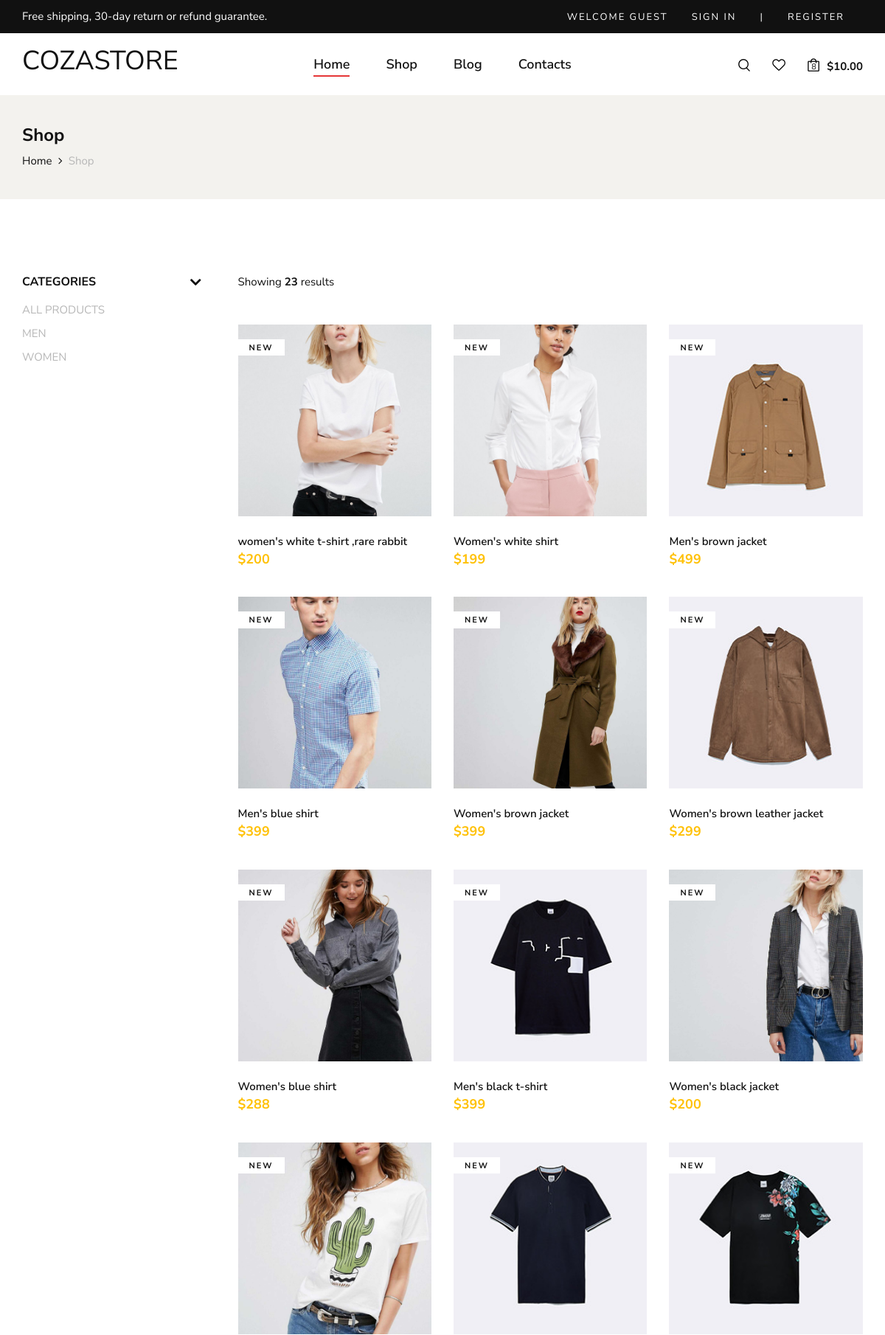
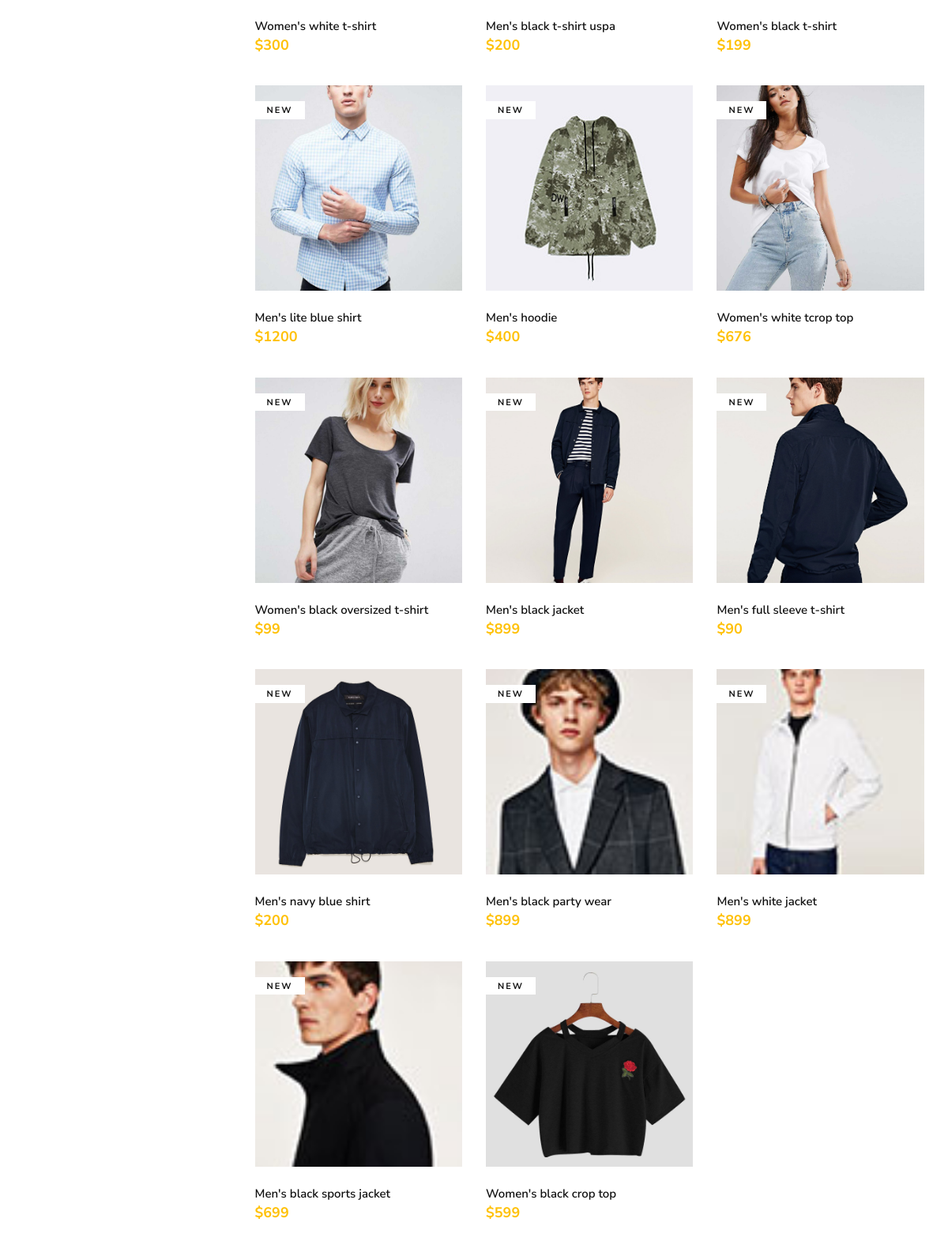
Page /shop (upper part) on the committed database (2 pictures, top to bottom).
### category/models.py (models this page shows, shortened)
class Category(models.Model):
    category_name=models.CharField(max_length=100,blank=True)
    slug=models.SlugField(max_length=100,blank=True)
    category_image=models.ImageField(upload_to='photos/category')
    class Meta:
        verbose_name='category'
        verbose_name_plural='categories'
    def get_url(self):
            return reverse('product_by_category',args=[self.slug])

### store/models.py (models this page shows, shortened)
class Product(models.Model):
    product_name=models.CharField(max_length=150,unique=True)
    product_slug=models.SlugField(max_length=150,unique=True)
    product_description=models.TextField(max_length=500)
    product_price=models.IntegerField()
    product_image=models.ImageField(upload_to='photos/products')
    product_stock=models.IntegerField()
    is_available=models.BooleanField(default=True)
    category=models.ForeignKey(Category,on_delete=models.CASCADE)
    created_date=models.DateTimeField(auto_now_add=True)
    modified_date=models.DateTimeField(auto_now=True)
    def get_url(self):
        return reverse('product_detail',args=[self.category.slug,self.product_slug])

### store/views.py (the view)
# urls.py: path('shop',shop, name='shop'),
def shop(requset,category_slug=None):
    categories=None
    products=None
    if category_slug!=None:
        categories=get_object_or_404(Category,slug=category_slug)
        products=Product.objects.filter(category=categories,is_available=True)
        product_count=products.count()
    else:
        products=Product.objects.all().filter(is_available=True)
        product_count=products.count()
    context={
        'products':products,
        'product_count':product_count
        }
    return render(requset,'shop.html',context)

### category/context_processors.py (called while the page is built)
def menu_links(request):
    links=Category.objects.all()
    return dict(links=links)

### templates/shop.html (shortened to what this page needs)
{% extends "home.html" %}
{% load static %}
{% block content %}
<section class="breadcrumb-option">
    <div class="container">
        <div class="row">
            <div class="col-lg-12">
                <div class="breadcrumb__text">
                    <h4>Shop</h4>
                    <div class="breadcrumb__links">
                        <a href="./index.html">Home</a>
                        <span>Shop</span>
                    </div>
                </div>
            </div>
        </div>
    </div>
</section>
<section class="shop spad">
    <div class="container">
        <div class="row">
            <div class="col-lg-3">
                <div class="shop__sidebar">
                    <div class="shop__sidebar__accordion">
                        <div class="accordion" id="accordionExample">
                            <div class="card">
                                <div class="card-heading">
                                    <a data-toggle="collapse" data-target="#collapseOne">Categories</a>
                                </div>
                                <div id="collapseOne" class="collapse show" data-parent="#accordionExample">
                                    <div class="card-body">
                                        <div class="shop__sidebar__categories">
                                            <ul class="nice-scroll">
                                                <li><a href="{% url 'shop' %}">ALL PRODUCTS</a></li>
                                                {% for category in links  %}
                                                <li><a href="{{category.get_url}}">{{category.category_name}}</a></li>
                                                {% endfor %}
                                            </ul>
                                        </div>
                                    </div>
                                </div>
                            </div>
                        </div>
                    </div>
                </div>
            </div>
            <div class="col-lg-9">
                <div class="shop__product__option">
                    <div class="row">
                        <div class="col-lg-6 col-md-6 col-sm-6">
                            <div class="shop__product__option__left">
                                <p>Showing <b>{{product_count}}</b> results</p>
                            </div>
                        </div>
                    </div>
                </div>
                <div class="row">
                    {% for product in products  %}
                    <div class="col-lg-4 col-md-6 col-sm-6">
                        <div class="product__item">
                            <div class="product__item__pic set-bg" data-setbg="{{product.product_image.url}}">
                                <span class="label">New</span>
                            </div>
                            <div class="product__item__text">
                                <h6>{{product.product_name}}</h6>
                                <h5 class="text-warning">${{product.product_price}}</h5>
                            </div>
                        </div>
                    </div>
                    {% endfor %}
                </div>
            </div>
        </div>
    </div>
</section>
{% endblock content %}

### static/css/style.css (style rules this page uses)
html, body { height: 100%; font-family: "Nunito Sans", sans-serif; -webkit-font-smoothing: antialiased; }
h1, h2, h3, h4, h5, h6 { margin: 0; color: #111111; font-weight: 400; font-family: "Nunito Sans", sans-serif; }
h4 { font-size: 24px; }
h5 { font-size: 18px; }
h6 { font-size: 16px; }
p { font-size: 15px; font-family: "Nunito Sans", sans-serif; color: #3d3d3d; font-weight: 400; line-height: 25px; margin: 0 0 15px 0; }
ul, ol { padding: 0; margin: 0; }
.set-bg { background-repeat: no-repeat; background-size: cover; background-position: top center; }
.spad { padding-top: 100px; padding-bottom: 100px; }
.product__item { overflow: hidden; margin-bottom: 40px; }
.product__item__pic { height: 260px; position: relative; background-position: center center; }
.product__item__pic .label { color: #111111; font-size: 11px; font-weight: 700; letter-spacing: 2px; text-transform: uppercase; display: inline-block; padding: 4px 15px 2px; background: #ffffff; position: absolute; left: 0; top: 20px; }
.product__item__text { padding-top: 25px; position: relative; }
.product__item__text h6 { color: #111111; font-size: 15px; font-weight: 600; margin-bottom: 5px; -webkit-transition: all, 0.3s; -o-transition: all, 0.3s; transition: all, 0.3s; }
.product__item__text h5 { color: #0d0d0d; font-weight: 700; }
.shop__sidebar { padding-right: 20px; }
.shop__sidebar__accordion .card { border: none; border-radius: 0; margin-bottom: 25px; }
.shop__sidebar__accordion .card:last-child { margin-bottom: 0; }
.shop__sidebar__accordion .card:last-child .card-body { padding-bottom: 0; border-bottom: none; }
.shop__sidebar__accordion .card-body { padding: 0; padding-top: 10px; padding-bottom: 20px; border-bottom: 1px solid #e5e5e5; }
.shop__sidebar__accordion .card-heading { cursor: pointer; }
.shop__sidebar__accordion .card-heading a { color: #111111; font-size: 16px; font-weight: 700; text-transform: uppercase; display: block; }
.shop__sidebar__categories ul, .shop__sidebar__price ul, .shop__sidebar__brand ul { height: 225px; }
.shop__sidebar__categories ul li, .shop__sidebar__price ul li, .shop__sidebar__brand ul li { list-style: none; }
.shop__sidebar__categories ul li a, .shop__sidebar__price ul li a, .shop__sidebar__brand ul li a { color: #b7b7b7; font-size: 15px; line-height: 32px; -webkit-transition: all, 0.3s; -o-transition: all, 0.3s; transition: all, 0.3s; }
.shop__sidebar__accordion .card-heading a:after, .shop__sidebar__accordion .card-heading>a.active[aria-expanded=false]:after { content: ""; font-family: "FontAwesome"; font-size: 24px; font-weight: 700; color: #111111; position: absolute; right: 0; top: 2px; line-height: 20px; }
.shop__product__option { margin-bottom: 45px; }
.shop__product__option p { color: #111111; margin-bottom: 0; }
.breadcrumb-option { background: #f3f2ee; padding: 40px 0; }
.breadcrumb__text h4 { color: #111111; font-weight: 700; margin-bottom: 8px; }
.breadcrumb__links a { font-size: 15px; color: #111111; margin-right: 18px; display: inline-block; position: relative; }
.breadcrumb__links a:after { position: absolute; right: -14px; top: 0; content: ""; font-family: "FontAwesome"; }
.breadcrumb__links span { font-size: 15px; color: #b7b7b7; display: inline-block; }
@media only screen and (min-width: 1200px) { .container { max-width: 1170px; } }

### rows in the picture
Category: category_name "MEN"
Category: category_name "WOMEN"
Product: shows a picture, product_name "women's white t-shirt ,rare rabbit", product_price "200"
Product: shows a picture, product_name "Women's white shirt", product_price "199"
Product: shows a picture, product_name "Men's brown jacket", product_price "499"
Product: shows a picture, product_name "Men's blue shirt", product_price "399"
Product: shows a picture, product_name "Women's brown jacket", product_price "399"
Product: shows a picture, product_name "Women's brown leather jacket", product_price "299"
Product: shows a picture, product_name "Women's blue shirt", product_price "288"
Product: shows a picture, product_name "Men's black t-shirt", product_price "399"
Product: shows a picture, product_name "Women's black jacket", product_price "200"
Product: shows a picture, product_name "Women's white t-shirt", product_price "300"
Product: shows a picture, product_name "Men's black t-shirt uspa", product_price "200"
Product: shows a picture, product_name "Women's black t-shirt", product_price "199"
Product: shows a picture, product_name "Men's lite blue shirt", product_price "1200"
Product: shows a picture, product_name "Men's hoodie", product_price "400"
Product: shows a picture, product_name "Women's white tcrop top", product_price "676"
Product: shows a picture, product_name "Women's black oversized t-shirt", product_price "99"
Product: shows a picture, product_name "Men's black jacket", product_price "899"
Product: shows a picture, product_name "Men's full sleeve t-shirt", product_price "90"
Product: shows a picture, product_name "Men's navy blue shirt", product_price "200"
Product: shows a picture, product_name "Men's black party wear", product_price "899"
Product: shows a picture, product_name "Men's white jacket", product_price "899"
Product: shows a picture, product_name "Men's black sports jacket", product_price "699"
Product: shows a picture, product_name "Women's black crop top", product_price "599"

### other values in the picture
{{ product_count }} "23"
